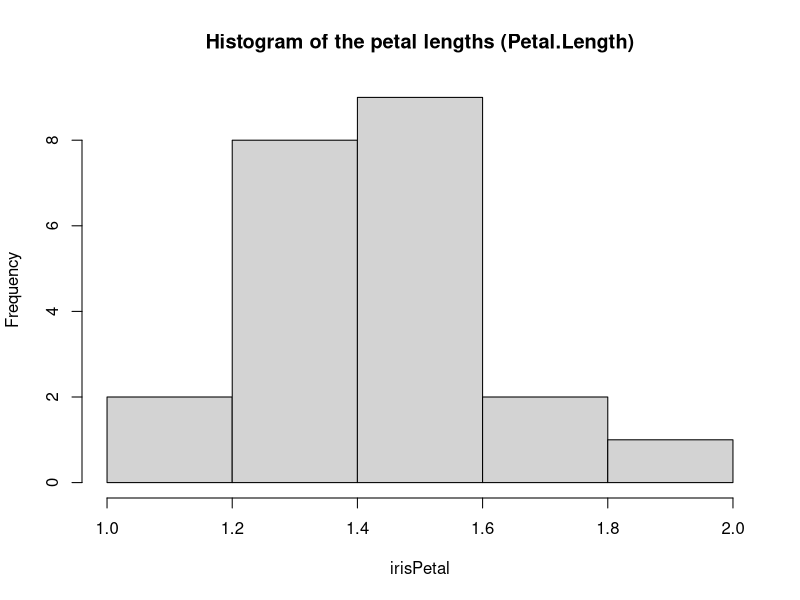
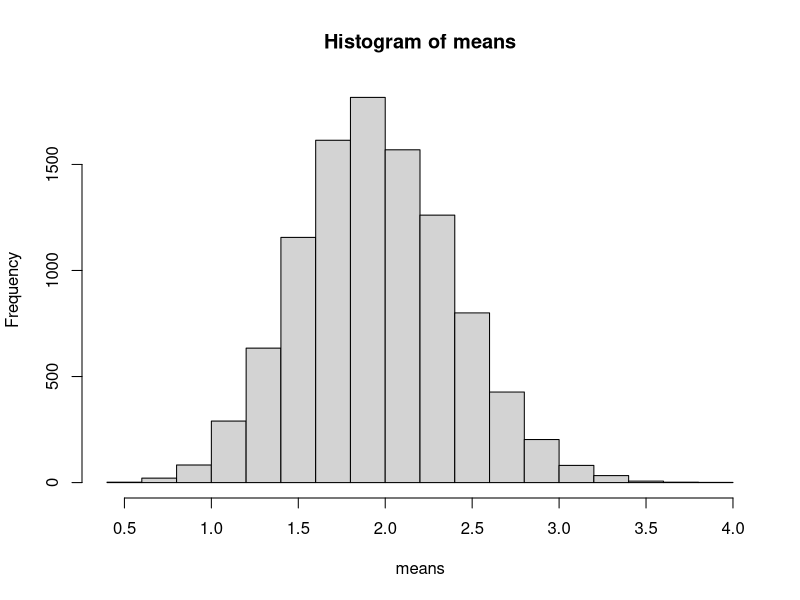

Source code (R) for these figures, in order:
## ---- chunk 1
data = c(59.13, 46.80, 53.49, 56.59, 53.94, 55.31, 47.35, 42.35, 54.01, 53.87,
         51.81, 59.21, 58.98, 54.72, 53.66, 54.87, 54.58, 47.10, 43.03, 54.38,
         65.70, 74.91, 82.11, 65.61, 53.89, 63.76, 47.05, 54.19, 57.91, 43.78,
         59.97, 48.77, 47.57, 83.04, 53.25, 41.31, 67.92, 60.18, 60.33, 55.03,
         53.20, 47.06, 66.63, 58.98, 59.74, 50.37, 50.43, 53.34, 78.11, 51.40,
         43.78, 56.11, 51.82, 58.98, 47.31, 77.36, 54.36, 52.04, 48.92, 47.54,
         48.95, 49.42, 55.80, 52.55, 58.17, 52.07, 43.71, 46.52, 58.51, 72.01,
         59.11, 47.56, 53.55, 74.86, 63.31, 61.97, 59.03, 67.03, 55.50, 42.12,
         47.90, 64.11)
## ---- chunk 2
fiveNum = fivenum(data)
## ---- chunk 3
Q1 = fiveNum[2] 
Q3 = fiveNum[4]

IQR = Q3 - Q1

minVal = Q1 - IQR * 1.5
maxVal = Q3 + IQR * 1.5

outliers = data[(data < minVal) | (data > maxVal)]
outliers
## ---- chunk 4
vec1 = c(7,7,5,2,6,4,8,3,1,7)
vec2 = c(3,5,5,3,2,9,6,5,2,1)
## ---- chunk 5
checkEven = function(nums) {
  isEven = (nums %% 2 == 0)
  return(isEven)
}

checkEven(vec1)
checkEven(vec2)
## ---- chunk 6
calcResult = function (x) {
  PPG = 50
  APG = 20
  RPG = 20
  SPG = 10
  total = 100
  
  weights = c((PPG / total), (APG / total), (RPG / total), (SPG / total))
  
  score = sum(x * weights);
  
  if(score >= 20) {
    performance = "Excellent"
  } else if (score >= 15) {
    performance = "Good"
  } else if (score >= 10) {
    performance = "Average"
  } else {
    performance = "Needs Imporvement"
  }
  
  return(list(score, performance))
}

calcResult(c(25, 5, 10, 2))
calcResult(c(35, 8, 12, 5))
## ---- chunk 7
irisPetal <- iris$Petal.Length[which(iris$Sepal.Width >= 3.5 & iris$Species == "setosa")]
hist(irisPetal, main = "Histogram of the petal lengths (Petal.Length)")
## ---- chunk 8
averagePetalLength = mean(iris$Petal.Length[which(iris$Species == "virginica" & iris$Sepal.Width >= 3.0)])
print(averagePetalLength)
## ---- chunk 9
versicolordata = iris[(iris$Species == "versicolor") & (iris$Sepal.Length <= 5.0),]
ordered = versicolordata[order(versicolordata$Sepal.Width),]
print(ordered)
## ---- chunk 10
irisFlower = iris[iris$Sepal.Length >= 5.5,]
flowerTable = table(irisFlower$Species)
print(flowerTable)
## ---- chunk 11
set.seed(7980132) # change 1111111 to your 7-digit student number
lambda = sample(1:4,1)
x = rpois(1e5,lambda)
mymat = matrix(x,ncol=10)
means = apply(mymat,1,mean)
## ---- chunk 12
hist(means)
## ---- chunk 13
queryPortion = means[means >= round(lambda - sqrt(lambda/10),2) & means <= round(lambda + sqrt(lambda/10),2)]
portion = length(queryPortion) / length(means)
print(portion)
## ---- chunk 14
newQueryPortion = means[means < round(lambda - 2*sqrt(lambda/10),2)]
newportion = length(newQueryPortion) / length(means)
print(newportion)
